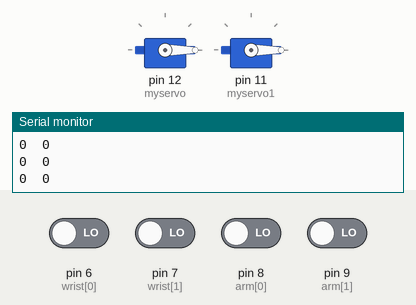
Recording of a sketch running on a simulated Arduino Uno, built with avr-gcc and run on an emulated ATmega328P. Shown: 2 × servo, the last lines printed to the serial monitor. Inputs (shaded band) come from the test bench; at power-on: pin 6 (wrist[0]), pin 7 (wrist[1]), pin 8 (arm[0]), pin 9 (arm[1]) LOW.

Above: at 1.2 s.
1.3 s: pin 8 (arm[0]) driven HIGH
At 4.0 s:
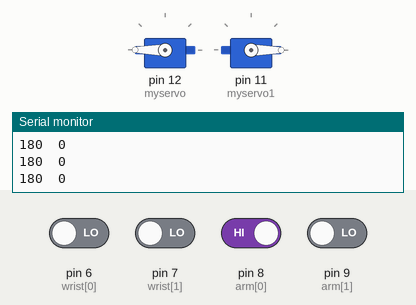
4.3 s: pin 6 (wrist[0]) driven HIGH
At 7.0 s:
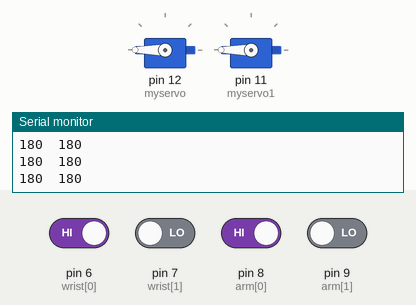
7.3 s: pin 8 (arm[0]) driven LOW and pin 9 (arm[1]) driven HIGH
At 9.5 s:
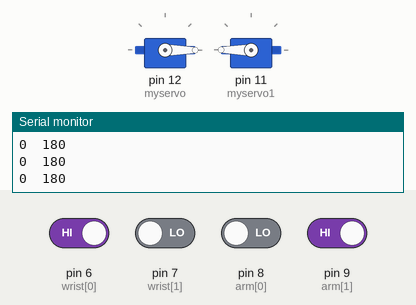
10.3 s: pin 8 (arm[0]) driven HIGH
At 10.75 s:
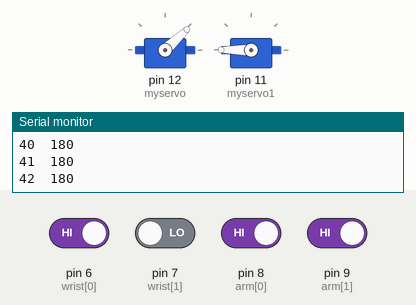
13.3 s: pin 8 (arm[0]) driven LOW
At 13.45 s:
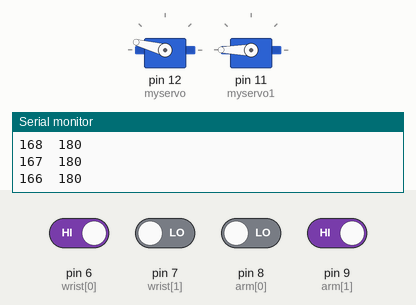
16.3 s: pin 6 (wrist[0]) driven LOW and pin 7 (wrist[1]) driven HIGH
At 16.45 s:
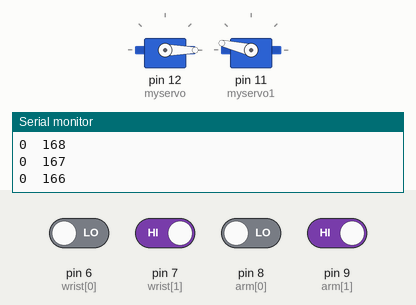
Timing chart, 0 to 19.7 s (numbered marks = the images above; inputs shaded):
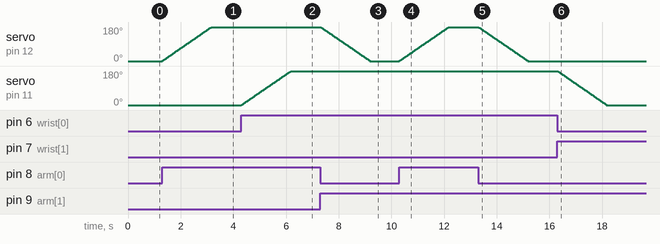

The sketch:

robot_arm.ino
```cpp
#include<Servo.h>
Servo myservo;
Servo myservo1;

int wrist[2] = {6,7};
int arm[2] = {8,9};

int w_val = 0;
int a_val = 0;

void setup() {

  Serial.begin(9600);
  myservo.attach(12);
  myservo1.attach(11);
  pinMode(wrist[0],INPUT);
  pinMode(wrist[1],INPUT);
  pinMode(arm[0],INPUT);
  pinMode(arm[1],INPUT);

}

void loop(){
  int w_up = digitalRead(wrist[0]);
  int w_dn = digitalRead(wrist[1]);
  int a_up = digitalRead(arm[0]);
  int a_dn = digitalRead(arm[1]);

 if(w_up == 1){
   if(w_val < 180){
     w_val += 1;
   }
 }
 else if (w_dn == 1) {
   if(w_val > 0){
     w_val -= 1;
   }
 }

  if(a_up == 1){
   if(a_val < 180){
     a_val += 1;
   }
 }
 else if (a_dn == 1) {
   if(a_val > 0){
     a_val -= 1;
   }
 }


 myservo.write(a_val);
 myservo1.write(w_val);
 delay(10);
 Serial.print(a_val);
 Serial.print("  ");
 Serial.println(w_val);

}
```

Measured:
- after the input at 1.3 s, servo on pin 12 (myservo): moves from 0° to 180° over 1.9 s, starting at once
- after the input at 4.3 s, servo on pin 11 (myservo1): moves from 0° to 180° over 1.9 s, starting at once
- after the input at 7.3 s, servo on pin 12 (myservo): moves from 180° to 0° over 1.9 s, starting at once
- after the input at 10.3 s, servo on pin 12 (myservo): moves from 0° to 180° over 1.9 s, starting at once
- after the input at 13.3 s, servo on pin 12 (myservo): moves from 180° to 0° over 1.9 s, starting at once
- after the input at 16.3 s, servo on pin 11 (myservo1): moves from 180° to 0° over 1.9 s, starting at once
